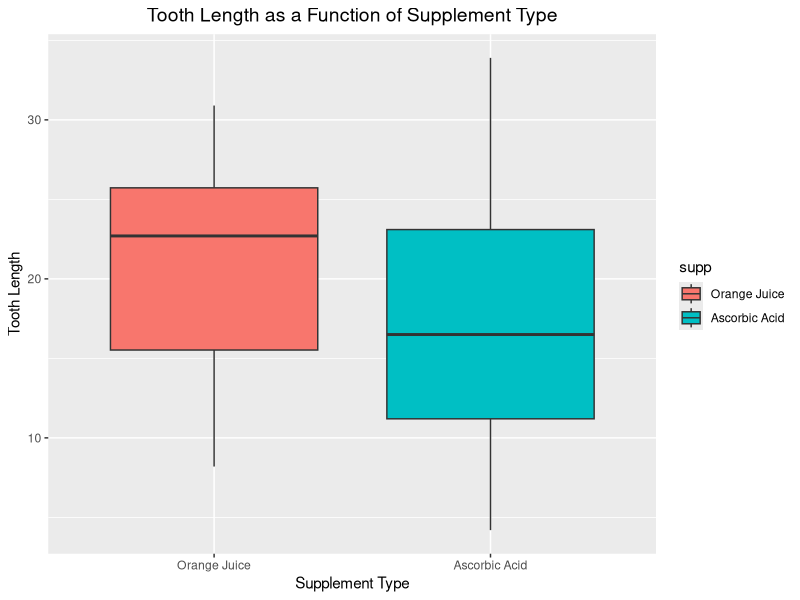
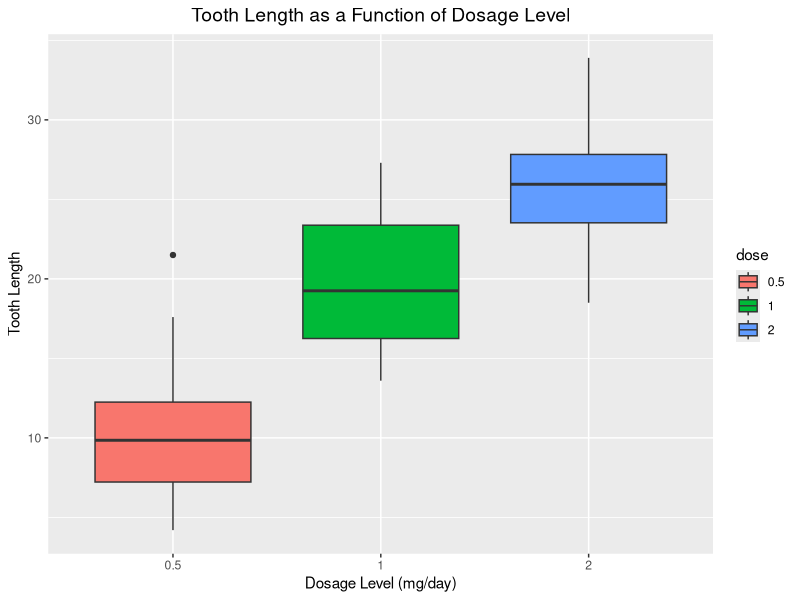
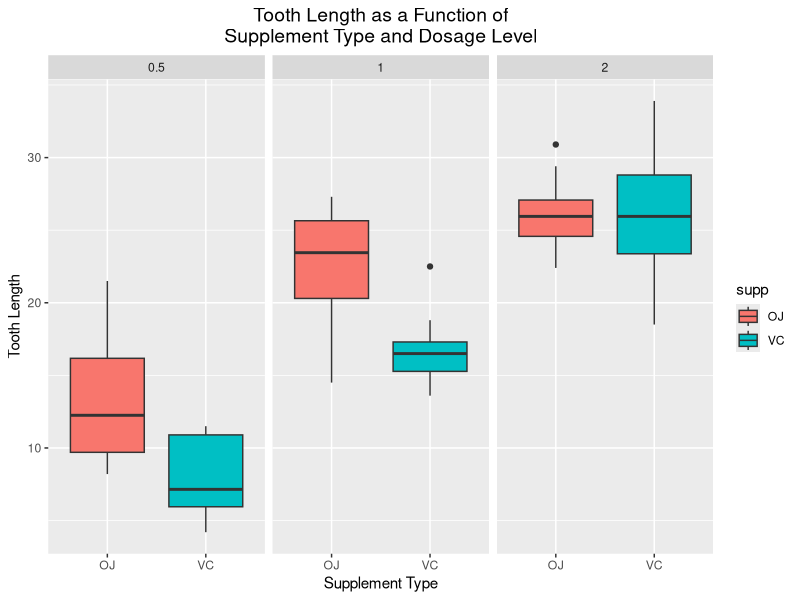

Write the R code that produced these figures, in order.
## ---- chunk 1
knitr::opts_chunk$set(echo = TRUE, fig.path='figures/')
## ---- chunk 2
if (!require(ggplot2)) {
    install.packages("ggplot2", repos = "http://cran.us.r-project.org")
    library(ggplot2)
}
if (!require(dplyr, warn.conflicts = FALSE)) {
    install.packages("dplyr", repos = "http://cran.us.r-project.org")
    library(dplyr, warn.conflicts = FALSE)
}
## ---- chunk 3
library(datasets)
data(ToothGrowth)
## ---- chunk 4
str(ToothGrowth)
summary(ToothGrowth)

# tabulate supplement type and dosage level values
table(ToothGrowth$dose, ToothGrowth$supp)

# summary of tooth length data grouped by supplement type and dosage level
by(data = ToothGrowth$len, INDICES = list(ToothGrowth$supp, ToothGrowth$dose), summary)
## ---- chunk 5
tg <- ToothGrowth
levels(tg$supp) <- c("Orange Juice", "Ascorbic Acid")
gLenSupp <- ggplot(data = tg, aes(x = supp, y = len)) + 
    geom_boxplot(aes(fill = supp)) +
    xlab("Supplement Type") +
    ylab("Tooth Length") +
    theme(plot.title = element_text(size = 14, hjust = 0.5)) +
    ggtitle("Tooth Length as a Function of Supplement Type")
print(gLenSupp)
## ---- chunk 6
gLenDose <- ggplot(data = ToothGrowth, aes(x = factor(dose), y = len)) + 
    geom_boxplot(aes(fill = factor(dose))) +
    xlab("Dosage Level (mg/day)") +
    ylab("Tooth Length") +
    guides(fill=guide_legend(title="dose")) +
    theme(plot.title = element_text(size = 14, hjust = 0.5)) +
    ggtitle("Tooth Length as a Function of Dosage Level")
print(gLenDose)
## ---- chunk 7
gLenSuppDose <- ggplot(data = ToothGrowth, aes(x = supp, y = len)) + 
    geom_boxplot(aes(fill = supp)) +
    facet_wrap(~ dose) +
    xlab("Supplement Type") +
    ylab("Tooth Length") +
    guides(fill=guide_legend(title="supp")) +
    theme(plot.title = element_text(size = 14, hjust = 0.5)) +
    ggtitle("Tooth Length as a Function of\nSupplement Type and Dosage Level")
print(gLenSuppDose)
